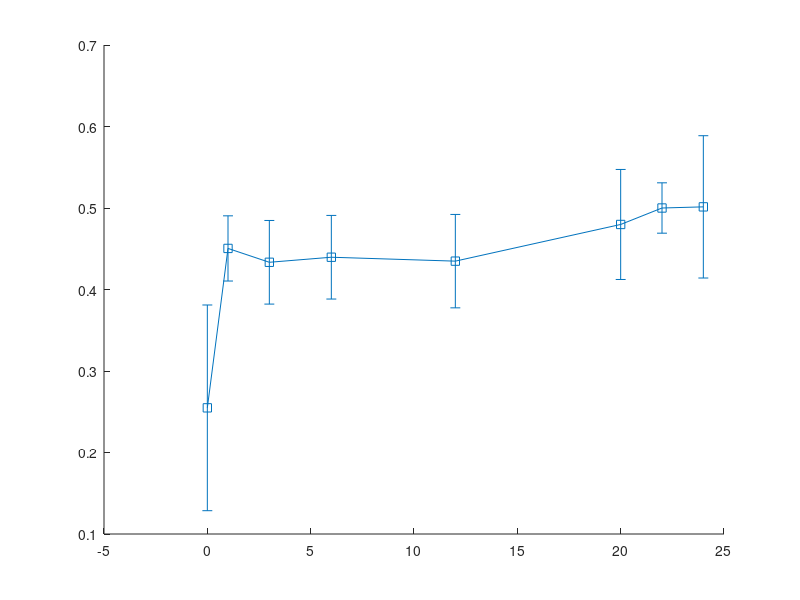

This figure's MATLAB source: (Note: this script raises an error after producing the figure.)
% ==========================================================
% 24h MICROBIAL GROWTH — MFC vs Non-MFC (OD 600nm)
% ==========================================================

% ---- Δεδομένα MFC (πρώτος πίνακας) ----
hours_mfc = [0, 1, 3, 6, 12, 20, 22, 24];
mfc_avg   = [0.2548, 0.4504, 0.4334, 0.4396, 0.4348, 0.4798, 0.5000, 0.5014];
mfc_sd    = [0.1262, 0.0400, 0.0513, 0.0513, 0.0573, 0.0675, 0.0309, 0.0873];

% ---- Δεδομένα Non-MFC / Glucose 2.5g/L (δεύτερος πίνακας) ----
hours_nonmfc = [0, 1, 3, 6, 12, 20, 22, 24];
nonmfc_avg   = [0.1000, 0.1124, 0.2660, 0.8933, 2.3036, 3.5576, 3.5048, 3.3956];
nonmfc_sd    = [0,      0.0215, 0.0413, 0.0511, 0.1697, 0.1143, 0.1137, 0.1211];

% ---- Χρώματα: Teal 5 (MFC), Teal 2 (Non-MFC) ----
col_mfc    = [27  72  94]/255;
col_nonmfc = [128 174 154]/255;

% ---- Line plot με error bars ----
figure('Color', 'w');

errorbar(hours_mfc, mfc_avg, mfc_sd, '-s', 'Color', col_mfc, ...
    'MarkerFaceColor', col_mfc, 'MarkerEdgeColor', 'k', ...
    'LineWidth', 1.5, 'CapSize', 6, 'MarkerSize', 5);

hold on

errorbar(hours_nonmfc, nonmfc_avg, nonmfc_sd, '-o', 'Color', col_nonmfc, ...
    'MarkerFaceColor', col_nonmfc, 'MarkerEdgeColor', 'k', ...
    'LineWidth', 1.5, 'CapSize', 6, 'MarkerSize', 5);

hold off

% ---- Άξονες: Arial, χωρίς bold, edge μαύρο ----
set(gca, 'FontName', 'Arial', 'FontWeight', 'normal', 'FontSize', 12, ...
    'XColor', 'k', 'YColor', 'k', 'LineWidth', 1, 'Box', 'on');

xlabel('Time (h)', 'FontName', 'Arial', 'FontWeight', 'normal', 'FontSize', 13, 'Color', 'k');
ylabel('Optical density (600 nm)', 'FontName', 'Arial', 'FontWeight', 'normal', ...
    'FontSize', 13, 'Color', 'k');

xlim([0 25]);
ylim([0 4]);

% ---- Legend κάτω, χωρίς τίτλο ----
legend({'MFC', 'Non MFC'}, 'Location', 'southoutside', 'Orientation', 'horizontal', ...
    'Box', 'off', 'FontSize', 10, 'FontName', 'Arial');

% ---- Export full high resolution ----
set(gcf, 'PaperUnits', 'centimeters', 'PaperPosition', [0 0 18 12]);
set(gcf, 'Renderer', 'painters');
print(gcf, 'Growth_curve_plot', '-dtiff', '-r1200');
print(gcf, 'Growth_curve_plot', '-depsc', '-r1200');
